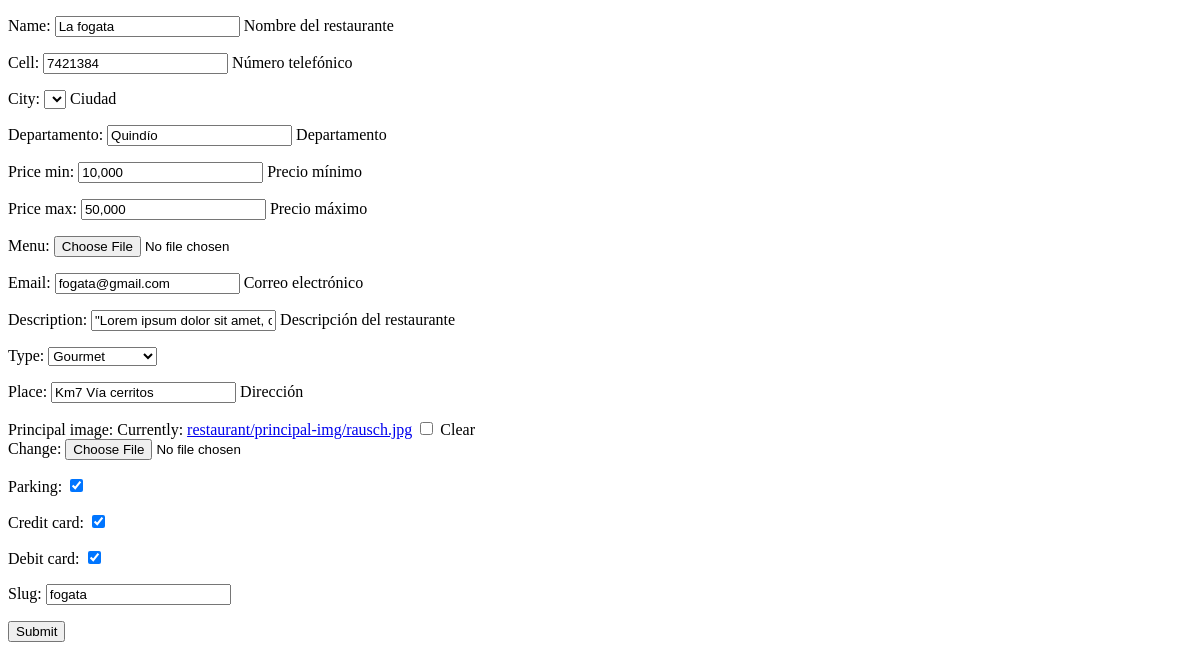
Page /modificar-restaurante/fogata on the earlier database version.
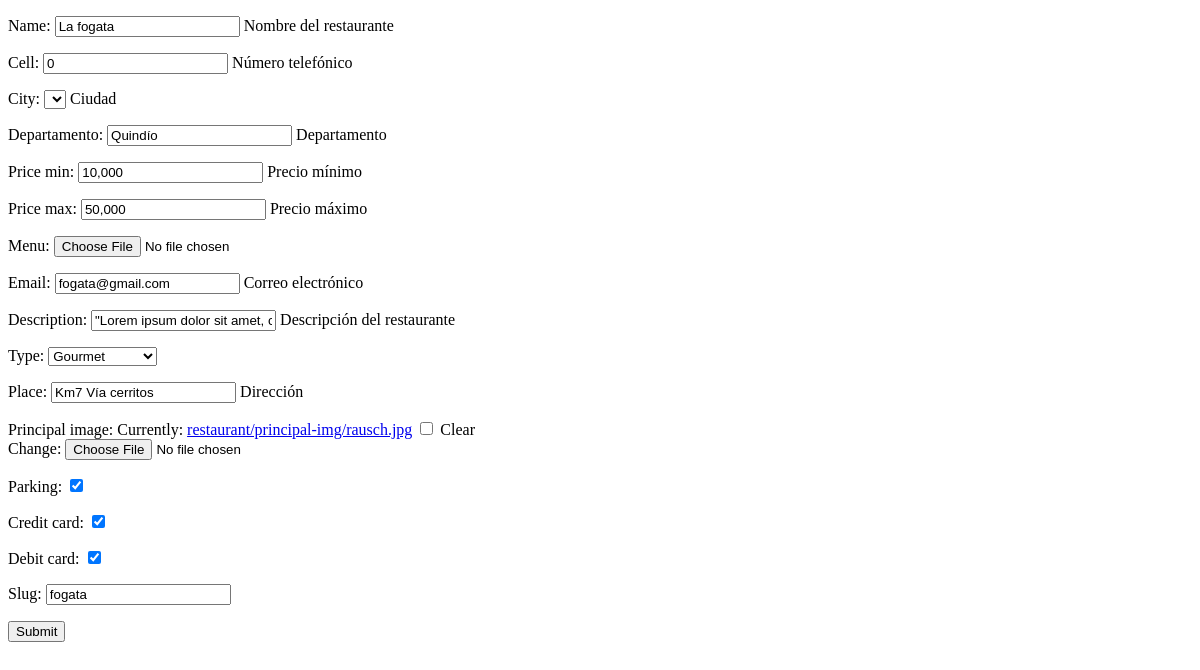
Same page on the later database version.
### restaurante/models.py (models this page shows, shortened)
class Restaurant(models.Model):
    id = models.AutoField(primary_key=True)
    name = models.CharField(max_length=50)
    cell = models.CharField(max_length=15, default=0)
    city = models.CharField(max_length=20, choices=Ciudad, default="Armenia")
    departamento = models.CharField(max_length=20,default="Quindío")
    price_min = models.CharField(max_length=10)
    price_max = models.CharField(max_length=50)
    menu = models.ImageField(upload_to='restaurant/menu', null=True, blank=True)
    email = models.EmailField()
    description = models.TextField()
    type = models.CharField(max_length=20, choices=Categoria, default="Gourmet")
    place = models.CharField(max_length=50)
    principal_image = models.ImageField(upload_to='restaurant/principal-img', null=True, blank=True)
    parking = models.BooleanField()
    credit_card = models.BooleanField()
    debit_card = models.BooleanField()
    slug = models.SlugField(unique=True)

### restaurante/views.py (the view)
# urls.py: path('modificar-restaurante/<slug:slug>', views.update_restaurant, name='modificar-restaurante'),
def update_restaurant(request, slug):
    restaurant = get_object_or_404(Restaurant, slug=slug)
    data = {
        'form': RestaurantForm(instance=restaurant)
    }
    if request.method == 'POST':
        formulario = RestaurantForm(data=request.POST, instance=restaurant, files=request.FILES)
        if formulario.is_valid():
            formulario.save()
        data["form"] = formulario
    return render(request, 'app/restaurant/update.html', data)

### restaurante/templates/app/restaurant/update.html (shortened to what this page needs)
<!DOCTYPE html>
<html lang="en">
<head>
    {% load static %}
    {% load pwa %}
</head>
<body>
{% load crispy_forms_tags %}
    <form method="POST" enctype="multipart/form-data">
        {{ form.as_p }}
        <input type="submit" value="Submit">
    </form>
</body>
</html>

Differences in the rows shown:
changed Restaurant "La fogata": cell "7421384" → "0"
